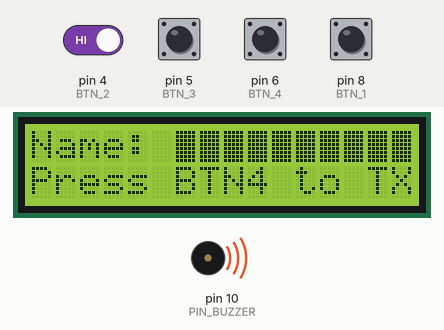
Recording of a program running on a simulated Arduino Nano, built with avr-gcc and run on an emulated ATmega328P. On the bench: 16×2 character LCD, buzzer (waves = sounding, pin HIGH). The inputs (shaded band) are chosen by the test bench; at power-on: pin 4 (BTN_2), pin 5 (BTN_3), pin 6 (BTN_4), pin 8 (BTN_1) HIGH. No radio packets arrive unless stated; pins used as bus, display or sensor lines are not drawn; what the program prints to the serial monitor is not drawn.

Above: at 3.9 s.
4.0 s: pin 6 (BTN_4) pulled LOW for 0.15 s
At 4.6 s:
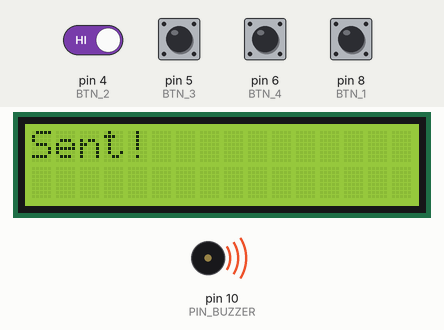
6.8 s: pin 4 (BTN_2) driven LOW and pin 5 (BTN_3) driven LOW
At 8.9 s:
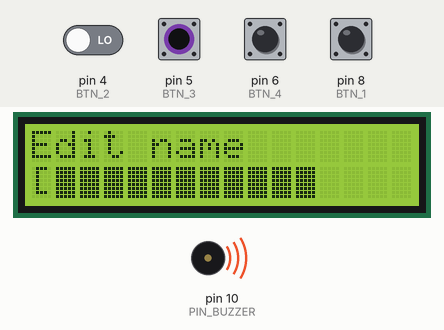
9.4 s: pin 5 (BTN_3) pulsed HIGH 5 times (0.12 s each, 0.3 s apart)
At 11.0 s:
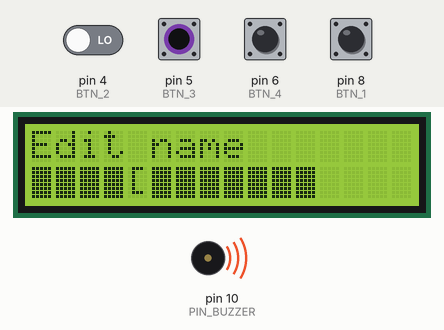
Timing chart, 0 to 12.5 s (numbered marks = the images above; inputs shaded):
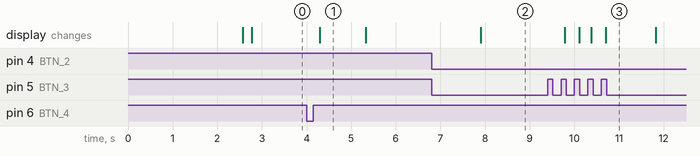

The program:

main.cpp
```cpp
#include <Arduino.h>
#include <Wire.h>
#include <LiquidCrystal_I2C.h>
#include <SPI.h>
#include <LoRa.h>
#include <EEPROM.h>

// ============ CONFIGURATION ============
// Change IS_TRANSMITTER to false on one unit to make it a receiver
#define IS_TRANSMITTER true

// ============ PIN DEFINITIONS ============
// Button pins (active LOW with INPUT_PULLUP, matching Hello World)
#define BTN_1 8
#define BTN_2 4
#define BTN_3 5
#define BTN_4 6
#define BTN_5 7

// Buzzer pin (PWM-capable, matching Hello World)
#define PIN_BUZZER 10

// LCD config (matching Hello World)
#define LCD_ADDR 0x27
#define LCD_COLS 16
#define LCD_ROWS 2

// ============ LORA PINS & CONFIG ============
// LoRa pins (matching Hello World)
#define PIN_LORA_SS 15      // Chip select (D15)
#define PIN_LORA_RST 2      // Reset (D2)
#define PIN_LORA_DIO0 3     // Interrupt pin (DIO0/G0) (D3)

// LoRa config
#define LORA_FREQ 915E6 // 915 MHz

// Serial config
#define BAUD_RATE 9600 // Must match monitor_speed in platformio.ini

// Naming config
#define NAME_MAX_LEN 12
#define NAME_EEPROM_ADDR 0
#define LONG_PRESS_MS 1000
#define DEBOUNCE_MS 20

// Character set: a-z, 0-9 - stored in PROGMEM to save RAM
const char CHARSET[] PROGMEM = "abcdefghijklmnopqrstuvwxyz0123456789";
#define CHARSET_LEN 36

// Create LCD object
LiquidCrystal_I2C lcd(LCD_ADDR, LCD_COLS, LCD_ROWS);

// State variables
bool loRaOk = false;
char deviceName[NAME_MAX_LEN + 1];
bool namingMode = false;
byte namePos = 0;

// Button state tracking (4 buttons: BTN_1, BTN_2, BTN_3, BTN_4 - BTN_5 not used for naming)
byte btnState[4] = {HIGH, HIGH, HIGH, HIGH};
byte btnLastState[4] = {HIGH, HIGH, HIGH, HIGH};
unsigned long btnPressTime[4] = {0, 0, 0, 0};
byte btnLongPressHandled[4] = {0, 0, 0, 0};
unsigned long btnLastDebounce[4] = {0, 0, 0, 0};

void loadNameFromEEPROM()
{
    for (int i = 0; i < NAME_MAX_LEN; ++i)
    {
        char c = EEPROM.read(NAME_EEPROM_ADDR + i);
        if (c == 0xFF || c == 0)
            c = 'a';
        deviceName[i] = c;
    }
    deviceName[NAME_MAX_LEN] = '\0';
}

void saveNameToEEPROM()
{
    for (int i = 0; i < NAME_MAX_LEN; ++i)
    {
        EEPROM.update(NAME_EEPROM_ADDR + i, deviceName[i]);
    }
}

void displayNameEditMode()
{
    lcd.clear();
    lcd.setCursor(0, 0);
    lcd.print("Edit name");
    lcd.setCursor(0, 1);
    // Display name with cursor under current position
    for (int i = 0; i < NAME_MAX_LEN && i < LCD_COLS; ++i)
    {
        if (i == namePos)
            lcd.print('[');
        else
            lcd.print(deviceName[i]);
    }
}

void displayMainScreen()
{
    lcd.clear();
    lcd.setCursor(0, 0);
    lcd.print("Name: ");
    // Display name (trimmed)
    int nameLen = 0;
    while (nameLen < NAME_MAX_LEN && deviceName[nameLen] != ' ')
        nameLen++;
    for (int i = 0; i < nameLen && i < 10; ++i)
        lcd.print(deviceName[i]);

    lcd.setCursor(0, 1);
    if (IS_TRANSMITTER)
        lcd.print("Press BTN4 to TX");
    else
        lcd.print("Waiting RX...");
}

void initLCD()
{
    Wire.begin();
    lcd.init();
    lcd.backlight();
    lcd.clear();
}

void initLoRa()
{
    // Reset LoRa module
    pinMode(PIN_LORA_RST, OUTPUT);
    digitalWrite(PIN_LORA_RST, HIGH);
    delay(50);
    digitalWrite(PIN_LORA_RST, LOW);
    delay(50);
    digitalWrite(PIN_LORA_RST, HIGH);
    delay(50);

    SPI.begin();
    pinMode(PIN_LORA_SS, OUTPUT);
    digitalWrite(PIN_LORA_SS, HIGH);

    // Set pins and initialize
    LoRa.setPins(PIN_LORA_SS, PIN_LORA_RST, PIN_LORA_DIO0);

    if (!LoRa.begin(LORA_FREQ))
    {
        loRaOk = false;
        lcd.setCursor(0, 0);
        lcd.print("LoRa: FAILED");
    }
    else
    {
        loRaOk = true;
    }
}

void setup()
{
    delay(2000);
    Serial.begin(BAUD_RATE);
    delay(500);

    // Setup button pins (matching Hello World)
    pinMode(BTN_1, INPUT_PULLUP);
    pinMode(BTN_2, INPUT_PULLUP);
    pinMode(BTN_3, INPUT_PULLUP);
    pinMode(BTN_4, INPUT_PULLUP);
    pinMode(BTN_5, INPUT_PULLUP);

    initLCD();
    loadNameFromEEPROM();
    initLoRa();

    if (loRaOk)
    {
        displayMainScreen();
    }
}

void handleButtonPress(int btn)
{
    if (namingMode)
    {
        if (btn == 0) // Button 1: cycle to previous char
        {
            char &ch = deviceName[namePos];
            int idx = -1;
            for (int i = 0; i < CHARSET_LEN; ++i)
            {
                if (pgm_read_byte(&CHARSET[i]) == ch)
                {
                    idx = i;
                    break;
                }
            }
            idx = (idx - 1 + CHARSET_LEN) % CHARSET_LEN;
            deviceName[namePos] = pgm_read_byte(&CHARSET[idx]);
            displayNameEditMode();
        }
        else if (btn == 1) // Button 2: cycle to next char
        {
            char &ch = deviceName[namePos];
            int idx = -1;
            for (int i = 0; i < CHARSET_LEN; ++i)
            {
                if (pgm_read_byte(&CHARSET[i]) == ch)
                {
                    idx = i;
                    break;
                }
            }
            idx = (idx + 1) % CHARSET_LEN;
            deviceName[namePos] = pgm_read_byte(&CHARSET[idx]);
            displayNameEditMode();
        }
        else if (btn == 2) // Button 3: move to next position
        {
            namePos = (namePos + 1) % NAME_MAX_LEN;
            displayNameEditMode();
        }
    }
    else
    {
        // Main mode
        if (btn == 3 && IS_TRANSMITTER) // Button 4: transmit name
        {
            Serial.println("Transmitting name...");
            char packet[NAME_MAX_LEN + 2];
            snprintf(packet, sizeof(packet), "N:%s", deviceName);
            LoRa.beginPacket();
            LoRa.print(packet);
            LoRa.endPacket();
            Serial.print("Sent: ");
            Serial.println(packet);
            lcd.clear();
            lcd.setCursor(0, 0);
            lcd.print("Sent!");
            delay(1000);
            displayMainScreen();
        }
    }
}

void handleLongPress(int btn)
{
    if (btn == 2) // Button 3
    {
        if (!namingMode)
        {
            // Enter naming mode
            namingMode = true;
            namePos = 0;
            displayNameEditMode();
        }
        else
        {
            // Exit naming mode and save
            namingMode = false;
            saveNameToEEPROM();
            lcd.clear();
            lcd.setCursor(0, 0);
            lcd.print("Name saved!");
            delay(1000);
            displayMainScreen();
        }
    }
}

void updateButtons()
{
    int pins[4] = {BTN_1, BTN_2, BTN_3, BTN_4};

    for (int i = 0; i < 4; ++i)
    {
        int reading = digitalRead(pins[i]);

        // Debounce
        if (reading != btnLastState[i])
        {
            btnLastDebounce[i] = millis();
            btnLastState[i] = reading;
        }

        if ((millis() - btnLastDebounce[i]) > DEBOUNCE_MS)
        {
            if (reading != btnState[i])
            {
                btnState[i] = reading;

                if (btnState[i] == LOW) // Button pressed
                {
                    btnPressTime[i] = millis();
                    btnLongPressHandled[i] = false;
                }
                else // Button released
                {
                    unsigned long pressDuration = millis() - btnPressTime[i];
                    if (pressDuration < LONG_PRESS_MS && !btnLongPressHandled[i])
                    {
                        handleButtonPress(i);
                    }
                    btnPressTime[i] = 0;
                }
            }
        }

        // Long-press detection
        if (btnState[i] == LOW && btnPressTime[i] > 0 && !btnLongPressHandled[i])
        {
            if (millis() - btnPressTime[i] >= LONG_PRESS_MS)
            {
                btnLongPressHandled[i] = true;
                handleLongPress(i);
            }
        }
    }
}

void loop()
{
    if (!loRaOk)
    {
        delay(100);
        return;
    }

    updateButtons();

    if (!IS_TRANSMITTER && !namingMode)
    {
        // Receiver: listen for incoming packets
        int packetSize = LoRa.parsePacket();
        if (packetSize)
        {
            char buffer[NAME_MAX_LEN + 10] = {0};
            int idx = 0;
            while (LoRa.available() && idx < (int)sizeof(buffer) - 1)
            {
                buffer[idx++] = (char)LoRa.read();
            }
            buffer[idx] = '\0';

            // Parse packet: "N:<name>"
            if (buffer[0] == 'N' && buffer[1] == ':')
            {
                const char *remoteName = buffer + 2;
                lcd.clear();
                lcd.setCursor(0, 0);
                lcd.print("From:");
                lcd.setCursor(0, 1);
                lcd.print(remoteName);
                delay(3000);
                displayMainScreen();
            }
        }
    }

    delay(50);
}
```

Measured:
- after the input at 4.0 s, the display: changes after 0.29 s (image 1)
- after the input at 6.8 s, the display: changes after 1.1 s (image 2)
- after the input at 9.4 s, the display: first changes after 0.38 s (image 3 shows a later state)
- what the display in image 1 shows lasts 1.0 s, from 4.3 s to 5.3 s
